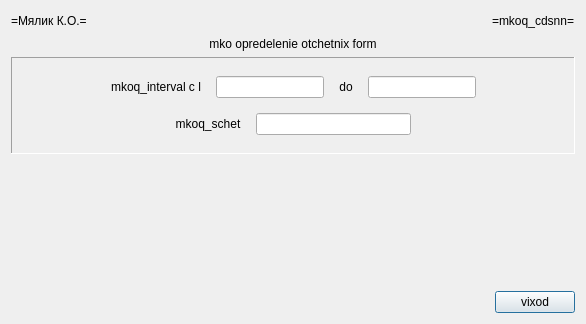
<?xml version="1.0" encoding="UTF-8"?>
<ui version="4.0">
 <class>mkoq_cdsff</class>
 <widget class="QDialog" name="mkoq_cdsff">
  <property name="windowModality">
   <enum>Qt::ApplicationModal</enum>
  </property>
  <property name="geometry">
   <rect>
    <x>0</x>
    <y>0</y>
    <width>586</width>
    <height>324</height>
   </rect>
  </property>
  <property name="windowTitle">
   <string>mkoq_cdsff</string>
  </property>
  <layout class="QVBoxLayout" name="verticalLayout">
   <item>
    <layout class="QHBoxLayout" name="horizontalLayout">
     <item>
      <widget class="QLabel" name="mkoq_cdsff_xxsma_l">
       <property name="text">
        <string>=Мялик К.О.=</string>
       </property>
      </widget>
     </item>
     <item>
      <spacer name="horizontalSpacer">
       <property name="orientation">
        <enum>Qt::Horizontal</enum>
       </property>
       <property name="sizeHint" stdset="0">
        <size>
         <width>40</width>
         <height>20</height>
        </size>
       </property>
      </spacer>
     </item>
     <item>
      <widget class="QLabel" name="mkoq_cdsff_xxprg_l">
       <property name="text">
        <string>=mkoq_cdsnn=</string>
       </property>
      </widget>
     </item>
    </layout>
   </item>
   <item>
    <widget class="QLabel" name="mkoq_cdsff_xxtitle_l">
     <property name="text">
      <string>mko opredelenie otchetnix form</string>
     </property>
     <property name="alignment">
      <set>Qt::AlignCenter</set>
     </property>
    </widget>
   </item>
   <item>
    <widget class="QFrame" name="mkoq_cdsff_1_b">
     <property name="frameShape">
      <enum>QFrame::Panel</enum>
     </property>
     <property name="frameShadow">
      <enum>QFrame::Sunken</enum>
     </property>
     <property name="lineWidth">
      <number>1</number>
     </property>
     <property name="midLineWidth">
      <number>1</number>
     </property>
     <layout class="QVBoxLayout" name="verticalLayout_2">
      <property name="spacing">
       <number>15</number>
      </property>
      <property name="topMargin">
       <number>18</number>
      </property>
      <property name="bottomMargin">
       <number>18</number>
      </property>
      <item>
       <layout class="QHBoxLayout" name="horizontalLayout_3">
        <item>
         <spacer name="horizontalSpacer_3">
          <property name="orientation">
           <enum>Qt::Horizontal</enum>
          </property>
          <property name="sizeHint" stdset="0">
           <size>
            <width>40</width>
            <height>20</height>
           </size>
          </property>
         </spacer>
        </item>
        <item>
         <widget class="QLabel" name="mkoq_cdsff_datas_l">
          <property name="text">
           <string>mkoq_interval c l</string>
          </property>
          <property name="alignment">
           <set>Qt::AlignCenter</set>
          </property>
         </widget>
        </item>
        <item>
         <widget class="QLineEdit" name="mkoq_cdsff_datas_e"/>
        </item>
        <item>
         <widget class="QLabel" name="mkoq_cdsff_datad_l">
          <property name="text">
           <string>do</string>
          </property>
          <property name="alignment">
           <set>Qt::AlignCenter</set>
          </property>
         </widget>
        </item>
        <item>
         <widget class="QLineEdit" name="mkoq_cdsff_datad_e"/>
        </item>
        <item>
         <spacer name="horizontalSpacer_4">
          <property name="orientation">
           <enum>Qt::Horizontal</enum>
          </property>
          <property name="sizeHint" stdset="0">
           <size>
            <width>40</width>
            <height>20</height>
           </size>
          </property>
         </spacer>
        </item>
       </layout>
      </item>
      <item>
       <layout class="QHBoxLayout" name="horizontalLayout_4">
        <item>
         <spacer name="horizontalSpacer_5">
          <property name="orientation">
           <enum>Qt::Horizontal</enum>
          </property>
          <property name="sizeHint" stdset="0">
           <size>
            <width>40</width>
            <height>20</height>
           </size>
          </property>
         </spacer>
        </item>
        <item>
         <widget class="QLabel" name="mkoq_cdsff_s_l">
          <property name="text">
           <string>mkoq_schet</string>
          </property>
          <property name="alignment">
           <set>Qt::AlignCenter</set>
          </property>
         </widget>
        </item>
        <item>
         <widget class="QLineEdit" name="mkoq_cdsff_s_e"/>
        </item>
        <item>
         <spacer name="horizontalSpacer_6">
          <property name="orientation">
           <enum>Qt::Horizontal</enum>
          </property>
          <property name="sizeHint" stdset="0">
           <size>
            <width>40</width>
            <height>20</height>
           </size>
          </property>
         </spacer>
        </item>
       </layout>
      </item>
     </layout>
    </widget>
   </item>
   <item>
    <spacer name="verticalSpacer_2">
     <property name="orientation">
      <enum>Qt::Vertical</enum>
     </property>
     <property name="sizeHint" stdset="0">
      <size>
       <width>20</width>
       <height>155</height>
      </size>
     </property>
    </spacer>
   </item>
   <item>
    <layout class="QHBoxLayout" name="horizontalLayout_2">
     <item>
      <spacer name="horizontalSpacer_2">
       <property name="orientation">
        <enum>Qt::Horizontal</enum>
       </property>
       <property name="sizeHint" stdset="0">
        <size>
         <width>40</width>
         <height>20</height>
        </size>
       </property>
      </spacer>
     </item>
     <item>
      <widget class="QPushButton" name="mkoq_cdsff_exit_c">
       <property name="text">
        <string>vixod</string>
       </property>
      </widget>
     </item>
    </layout>
   </item>
  </layout>
 </widget>
 <tabstops>
  <tabstop>mkoq_cdsff_datas_e</tabstop>
  <tabstop>mkoq_cdsff_datad_e</tabstop>
  <tabstop>mkoq_cdsff_s_e</tabstop>
  <tabstop>mkoq_cdsff_exit_c</tabstop>
 </tabstops>
 <resources/>
 <connections/>
</ui>
